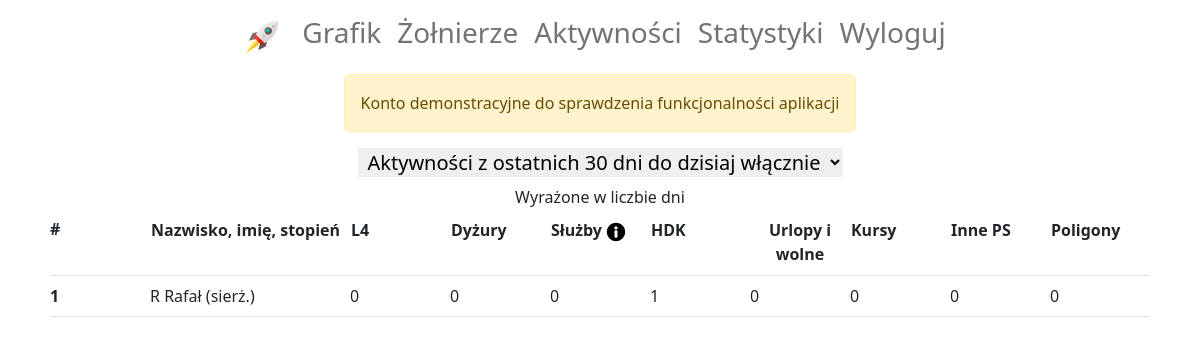
The page /soldiers-statistics/ (signed in) on the database as committed earlier.
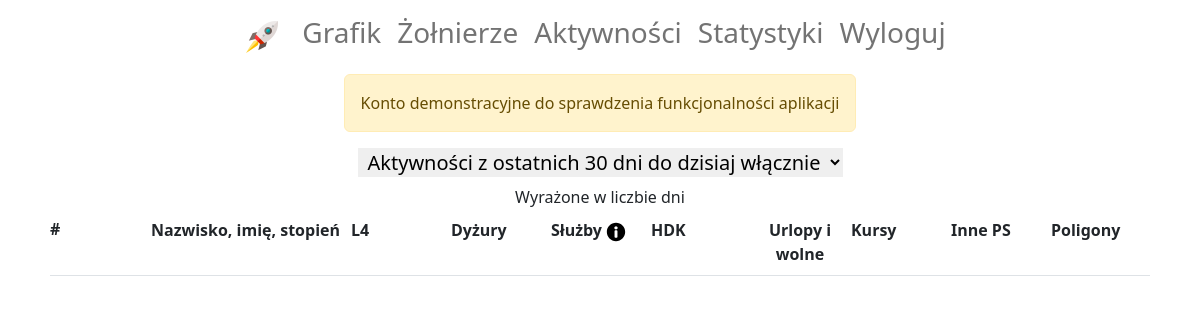
The same page on the database as committed later.
### diagram/models.py (models this page shows, shortened)
class Soldier(models.Model):
    rank = models.CharField(max_length=20, choices=RANKS, verbose_name='stopień')
    first_name = models.CharField(max_length=20, verbose_name='imię')
    last_name = models.CharField(max_length=30, verbose_name='nazwisko')
    subdivision = models.ForeignKey(Subdivision, on_delete=models.SET_NULL, null=True, blank=True,
                                    verbose_name='pododdział')
    demo = models.BooleanField(default=False)

### soldiers_statistics/views.py (the view)
# urls.py: path('', StatisticsView.as_view(), name='statistics'),
class StatisticsView(LoginRequiredMixin, generic.View):
    def get(self, request):
        days_before_param = request.GET.get('days_before', None)
        if days_before_param and days_before_param in ['30', '90', '180', 'all']:
            if days_before_param == 'all':
                days_before_param = 9999
            else:
                days_before_param = int(days_before_param)
            request.session['days_before'] = days_before_param
        days_before = request.session.get('days_before', 90)
        order_key_param = request.GET.get('order_key', None)
        if order_key_param and order_key_param in ['last_name', 'L4', 'Dyżury', 'Służby', 'HDK', 'Urlopy', 'Kursy',
                                                   'PS', 'Poligony']:
            request.session['order_key'] = order_key_param
        order_key = request.session.get('order_key', 'last_name')
        content = [{
            'pk': soldier.pk,
            'rank': soldier.rank,
            'first_name': soldier.first_name,
            'last_name': soldier.last_name,
            'L4': get_days_of_soldier_activity(soldier, ['L4'], days_before),
            'Dyżury': get_days_of_soldier_activity(soldier, ['DYŻUR'], days_before),
            'Służby': get_days_of_soldier_activity(soldier,
                                                   ['SŁ.OF', 'SŁ.POM', 'SŁ.PDF', 'SŁ.DYŻ', 'SŁ.PST', 'SŁ.PKT', 'PA GAR',
                                                    'PA JW', 'OKO'], days_before),
            'HDK': get_days_of_soldier_activity(soldier, ['HDK'], days_before),
            'Urlopy': get_days_of_soldier_activity(soldier,
                                                   ['UR.WYP', 'WOLNE', 'UR.DOD', 'UR.OK', 'UR.OJC', 'UR.WYC', 'UR.SZK'],
                                                   days_before),
            'Kursy': get_days_of_soldier_activity(soldier, ['KURS'], days_before),
            'PS': get_days_of_soldier_activity(soldier, ['PS'], days_before),
            'Poligony': get_days_of_soldier_activity(soldier, ['POLIG'], days_before),
        } for soldier in Soldier.objects.filter(subdivision=request.user.subdivision).order_by('last_name')
        ]
        return render(request, 'soldiers_statistics/statistics.html',
                      context={'statistics': sorted(content, key=lambda x: x[order_key])})

### diagram/functions.py (called while the page is built)
def get_days_of_soldier_activity(soldier, activities_names, days_before):
    start_date = now().date() + datetime.timedelta(days=-days_before)
    end_date = now().date()
    days = 0
    for act in soldier.activity_set.filter(subdivision=soldier.subdivision, name__in=activities_names,
                                           start_date__lte=end_date, end_date__gte=start_date):
        measured_start_date = start_date
        if act.start_date > measured_start_date:
            measured_start_date = act.start_date
        measured_end_date = end_date
        if measured_end_date > act.end_date:
            measured_end_date = act.end_date
        days += (measured_end_date - measured_start_date).days + 1
    return days

### soldiers_statistics/templates/soldiers_statistics/statistics.html (shortened to what the changed rows need)
{% extends 'account/base.html' %}
{% load crispy_forms_filters %}
{% load static %}
{% block content %}
    <div class="d-flex flex-column align-items-center">
        <table class="table">
            <thead>
            <tr class="d-flex justify-content-center">
                <th class="col col-md-1 px-0" scope="col">#</th>
                <th class="col col-md-2 px-0" scope="col">
                    <form method="get">
                        <button class="btn p-0"><b>{% if request.session.order_key == 'last_name' %}<u>{% endif %}
                            {% if request.session.order_key == 'last_name' %}</u>{% endif %}</b></button>
                    </form>
                </th>
                <th class="col col-md-1 px-0" scope="col">
                    <form method="get">
                        <button class="btn p-0"><b>{% if request.session.order_key == 'L4' %}<u>{% endif %}
                            {% if request.session.order_key == 'last_name' %}</u>{% endif %}</b></button>
                    </form>
                </th>
                <th class="col col-md-1 px-0" scope="col">
                    <form method="get">
                        <button class="btn p-0"><b>{% if request.session.order_key == 'Dyżury' %}<u>{% endif %}
                            {% if request.session.order_key == 'Dyżury' %}</u>{% endif %}</b></button>
                    </form>
                </th>
                <th class="col col-md-1 px-0" scope="col">
                    <form method="get">
                        <button class="btn p-0"><b>{% if request.session.order_key == 'Służby' %}<u>{% endif %}
                            {% if request.session.order_key == 'Służby' %}</u>{% endif %}</b></button>
                    </form>
                </th>
                <th class="col col-md-1 px-0" scope="col">
                    <form method="get">
                        <button class="btn p-0"><b>{% if request.session.order_key == 'HDK' %}<u>{% endif %}
                            {% if request.session.order_key == 'HDK' %}</u>{% endif %}</b></button>
                    </form>
                </th>
                <th class="col col-md-1 px-0" scope="col">
                    <form method="get">
                        <button class="btn p-0"><b>{% if request.session.order_key == 'Urlopy' %}<u>{% endif %}
                            {% if request.session.order_key == 'Urlopy' %}</u>{% endif %}</b></button>
                    </form>
                </th>
                <th class="col col-md-1 px-0" scope="col">
                    <form method="get">
                        <button class="btn p-0"><b>{% if request.session.order_key == 'Kursy' %}<u>{% endif %}
                            {% if request.session.order_key == 'Kursy' %}</u>{% endif %}</b></button>
                    </form>
                </th>
                <th class="col col-md-1 px-0" scope="col">
                    <form method="get">
                        <button class="btn p-0"><b>{% if request.session.order_key == 'PS' %}<u>{% endif %}
                            {% if request.session.order_key == 'PS' %}</u>{% endif %}</b></button>
                    </form>
                </th>
                <th class="col col-md-1 px-0" scope="col">
                    <form method="get">
                        <button class="btn p-0"><b>{% if request.session.order_key == 'Poligony' %}<u>{% endif %}
                            {% if request.session.order_key == 'Poligony' %}</u>{% endif %}</b></button>
                    </form>
                </th>
            </tr>
            </thead>
            <tbody>
            {% for soldier in statistics %}
                <tr class="d-flex justify-content-center">
                    <th class="col col-md-1 px-0" scope="row">{{ forloop.counter }}</th>
                    <td class="col col-md-2 px-0">
                        <a class="text-decoration-none text-dark" href="{% url 'soldier-detail' soldier.pk %}">
                            {{ soldier.last_name }} {{ soldier.first_name }} ({{ soldier.rank }})</a></td>
                    <td class="col col-md-1 px-0">{{ soldier.L4 }}</td>
                    <td class="col col-md-1 px-0">{{ soldier.Dyżury }}</td>
                    <td class="col col-md-1 px-0">{{ soldier.Służby }}</td>
                    <td class="col col-md-1 px-0">{{ soldier.HDK }}</td>
                    <td class="col col-md-1 px-0">{{ soldier.Urlopy }}</td>
                    <td class="col col-md-1 px-0">{{ soldier.Kursy }}</td>
                    <td class="col col-md-1 px-0">{{ soldier.PS }}</td>
                    <td class="col col-md-1 px-0">{{ soldier.Poligony }}</td>
                </tr>
            {% endfor %}
            </tbody>
        </table>
    </div>
{% endblock %}

Rows that differ between the two databases and show on the page:
removed Soldier: first_name "Rafał", rank "sierż."
Other text that changed with them:
list line gone: "1 R ( ) 0 0 0 1 0 0 0 0"
